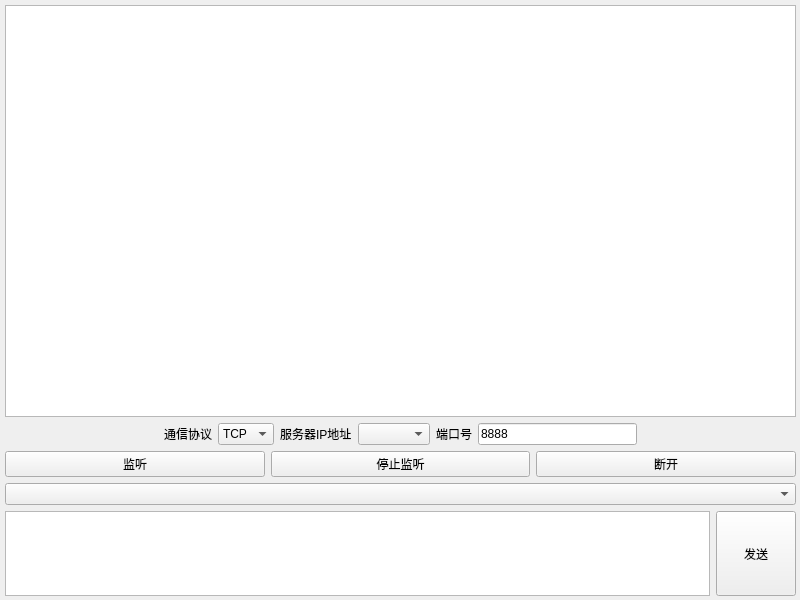
<?xml version="1.0" encoding="UTF-8"?>
<ui version="4.0">
 <class>Widget</class>
 <widget class="QWidget" name="Widget">
  <property name="geometry">
   <rect>
    <x>0</x>
    <y>0</y>
    <width>800</width>
    <height>600</height>
   </rect>
  </property>
  <property name="windowTitle">
   <string>网络调试助手服务端-老陈出品</string>
  </property>
  <widget class="QWidget" name="layoutWidget">
   <property name="geometry">
    <rect>
     <x>0</x>
     <y>0</y>
     <width>801</width>
     <height>601</height>
    </rect>
   </property>
   <layout class="QVBoxLayout" name="verticalLayout" stretch="6,1,1,0,1">
    <property name="leftMargin">
     <number>5</number>
    </property>
    <property name="topMargin">
     <number>5</number>
    </property>
    <property name="rightMargin">
     <number>5</number>
    </property>
    <property name="bottomMargin">
     <number>5</number>
    </property>
    <item>
     <widget class="QTextEdit" name="textEditRev"/>
    </item>
    <item>
     <layout class="QHBoxLayout" name="horizontalLayout">
      <item>
       <spacer name="horizontalSpacer">
        <property name="orientation">
         <enum>Qt::Horizontal</enum>
        </property>
        <property name="sizeHint" stdset="0">
         <size>
          <width>40</width>
          <height>20</height>
         </size>
        </property>
       </spacer>
      </item>
      <item>
       <widget class="QLabel" name="label">
        <property name="text">
         <string>通信协议</string>
        </property>
       </widget>
      </item>
      <item>
       <widget class="QComboBox" name="comboBoxProt">
        <item>
         <property name="text">
          <string>TCP</string>
         </property>
        </item>
        <item>
         <property name="text">
          <string>UDP</string>
         </property>
        </item>
       </widget>
      </item>
      <item>
       <widget class="QLabel" name="label_2">
        <property name="text">
         <string>服务器IP地址</string>
        </property>
       </widget>
      </item>
      <item>
       <widget class="QComboBox" name="comboBoxAddr"/>
      </item>
      <item>
       <widget class="QLabel" name="label_3">
        <property name="text">
         <string>端口号</string>
        </property>
       </widget>
      </item>
      <item>
       <widget class="QLineEdit" name="lineEditPort">
        <property name="text">
         <string>8888</string>
        </property>
       </widget>
      </item>
      <item>
       <spacer name="horizontalSpacer_2">
        <property name="orientation">
         <enum>Qt::Horizontal</enum>
        </property>
        <property name="sizeHint" stdset="0">
         <size>
          <width>40</width>
          <height>20</height>
         </size>
        </property>
       </spacer>
      </item>
     </layout>
    </item>
    <item>
     <layout class="QHBoxLayout" name="horizontalLayout_2">
      <item>
       <widget class="QPushButton" name="btnListen">
        <property name="text">
         <string>监听</string>
        </property>
       </widget>
      </item>
      <item>
       <widget class="QPushButton" name="btnStopListen">
        <property name="text">
         <string>停止监听</string>
        </property>
       </widget>
      </item>
      <item>
       <widget class="QPushButton" name="btnLineout">
        <property name="text">
         <string>断开</string>
        </property>
       </widget>
      </item>
     </layout>
    </item>
    <item>
     <widget class="MyComboBox" name="comboBoxChildren"/>
    </item>
    <item>
     <layout class="QHBoxLayout" name="horizontalLayout_3">
      <item>
       <widget class="QTextEdit" name="textEditSend"/>
      </item>
      <item>
       <widget class="QPushButton" name="btnSend">
        <property name="minimumSize">
         <size>
          <width>60</width>
          <height>85</height>
         </size>
        </property>
        <property name="text">
         <string>发送</string>
        </property>
       </widget>
      </item>
     </layout>
    </item>
   </layout>
  </widget>
 </widget>
 <customwidgets>
  <customwidget>
   <class>MyComboBox</class>
   <extends>QComboBox</extends>
   <header>mycombobox.h</header>
  </customwidget>
 </customwidgets>
 <resources/>
 <connections/>
</ui>
